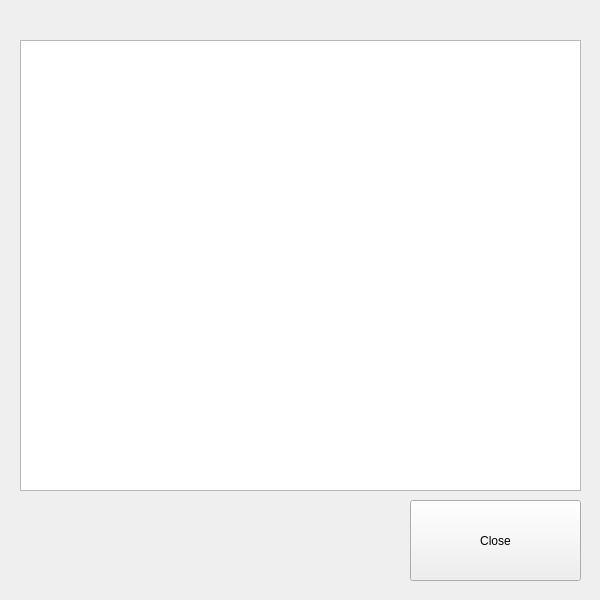
<?xml version="1.0" encoding="UTF-8"?>
<ui version="4.0">
 <class>Form</class>
 <widget class="QWidget" name="Form">
  <property name="geometry">
   <rect>
    <x>0</x>
    <y>0</y>
    <width>600</width>
    <height>600</height>
   </rect>
  </property>
  <property name="windowTitle">
   <string>Form</string>
  </property>
  <widget class="QPushButton" name="pushButton">
   <property name="geometry">
    <rect>
     <x>410</x>
     <y>500</y>
     <width>171</width>
     <height>81</height>
    </rect>
   </property>
   <property name="text">
    <string>Close</string>
   </property>
   <property name="checkable">
    <bool>false</bool>
   </property>
   <property name="autoDefault">
    <bool>false</bool>
   </property>
   <property name="default">
    <bool>false</bool>
   </property>
   <property name="flat">
    <bool>false</bool>
   </property>
  </widget>
  <widget class="QTextEdit" name="textEdit">
   <property name="geometry">
    <rect>
     <x>20</x>
     <y>40</y>
     <width>561</width>
     <height>451</height>
    </rect>
   </property>
   <property name="sizePolicy">
    <sizepolicy hsizetype="Fixed" vsizetype="Fixed">
     <horstretch>0</horstretch>
     <verstretch>0</verstretch>
    </sizepolicy>
   </property>
   <property name="font">
    <font>
     <pointsize>12</pointsize>
     <weight>75</weight>
     <italic>true</italic>
     <bold>true</bold>
    </font>
   </property>
   <property name="lineWrapMode">
    <enum>QTextEdit::NoWrap</enum>
   </property>
  </widget>
 </widget>
 <resources/>
 <connections/>
</ui>
